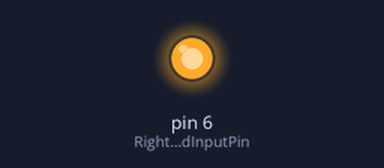
Bench run of a sketch on a simulated Arduino Uno, built with avr-gcc and run on an emulated ATmega328P. On the bench: output pins drawn as LEDs (lit = HIGH).

Above: at 2.5 s.
At 7.5 s:
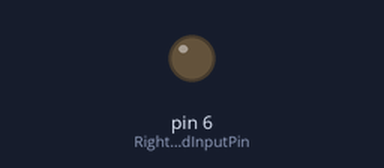
Timing chart, 0 to 13.0 s (numbered marks = the images above):
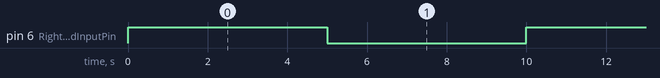

The sketch:

Arduino_Code_Test_Tow.ino
```cpp
int HeadInputPin = 7;
int RightHandInputPin = 6;
void setup() {
  pinMode(RightHandInputPin, OUTPUT);

}

void loop() {
  digitalWrite(RightHandInputPin, HIGH);
  delay(5000);
  digitalWrite(RightHandInputPin, LOW);
  delay(5000);

}
```

Measured:
- by itself, pin 6 (RightHandInputPin): alternates HIGH for 5.0 s and LOW for 5.0 s
